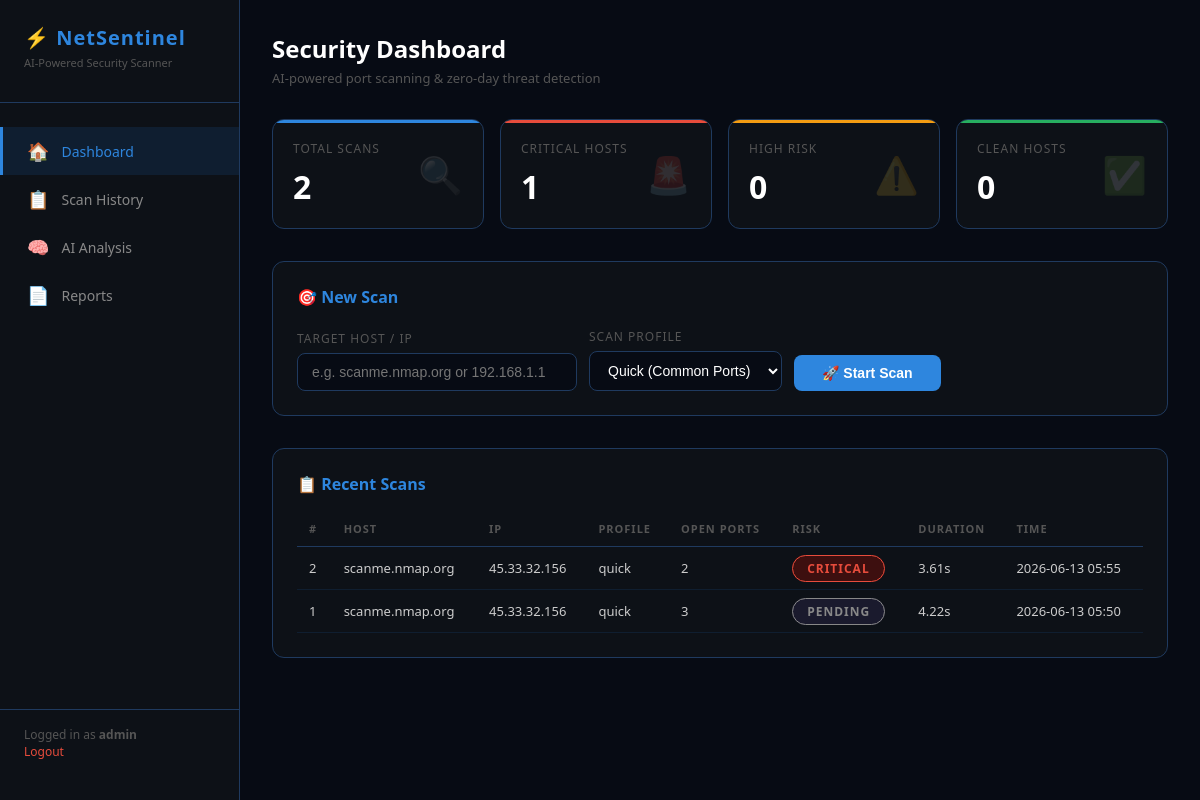
Page /dashboard (signed in) on the earlier database version.
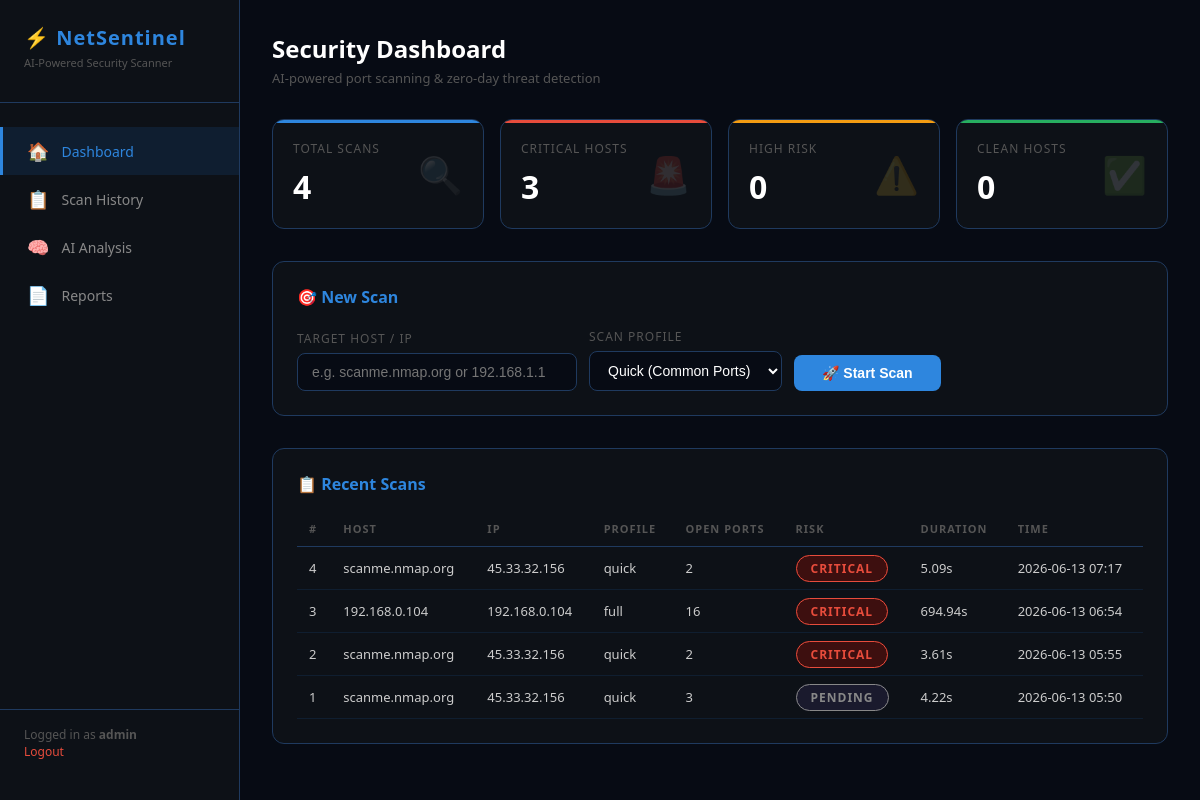
Same page on the later database version.
### app/auth/models.py (models this page shows, shortened)
class User(UserMixin, db.Model):
    id = db.Column(db.Integer, primary_key=True)
    username = db.Column(db.String(80), unique=True, nullable=False)
    email = db.Column(db.String(120), unique=True, nullable=False)
    password_hash = db.Column(db.String(255), nullable=False)

### app/scanner/models.py (models this page shows, shortened)
class ScanResult(db.Model):
    id = db.Column(db.Integer, primary_key=True)
    hostname = db.Column(db.String(255), nullable=False)
    ip = db.Column(db.String(50), nullable=False)
    profile = db.Column(db.String(50), nullable=False)
    scan_time = db.Column(db.DateTime, default=datetime.utcnow)
    duration = db.Column(db.Float)
    total_ports_scanned = db.Column(db.Integer)
    open_count = db.Column(db.Integer)
    open_ports = db.Column(db.Text)  # JSON string
    risk_score = db.Column(db.String(20), default='Pending')
    ai_summary = db.Column(db.Text, default=None)

### app/main/routes.py (the view)
@main.route('/')
@main.route('/dashboard')
@login_required
def dashboard():
    scans = ScanResult.query.order_by(ScanResult.scan_time.desc()).limit(20).all()
    return render_template('dashboard.html', scans=scans)

### app/auth/models.py (called while the page is built)
@login_manager.user_loader
def load_user(user_id):
    return User.query.get(int(user_id))

### app/templates/dashboard.html (shortened to what this page needs)
<!DOCTYPE html>
<html lang="en">
<head>
</head>
<body>
<div class="sidebar">
    <div class="logo">
        <h1>⚡ NetSentinel</h1>
        <p>AI-Powered Security Scanner</p>
    </div>
    <nav class="nav">
        <a href="#" class="active"><span>🏠</span> Dashboard</a>
        <a href="#history"><span>📋</span> Scan History</a>
        <a href="#"><span>🧠</span> AI Analysis</a>
        <a href="#"><span>📄</span> Reports</a>
    </nav>
    <div class="sidebar-footer">
        Logged in as <strong>{{ current_user.username }}</strong><br>
        <a href="{{ url_for('auth.logout') }}">Logout</a>
    </div>
</div>
<div class="main">
    <div class="page-header">
        <div>
            <h2>Security Dashboard</h2>
            <p>AI-powered port scanning & zero-day threat detection</p>
        </div>
    </div>
    <div class="stats-grid">
        <div class="stat-card blue">
            <div class="label">Total Scans</div>
            <div class="value">{{ scans|length }}</div>
            <div class="icon">🔍</div>
        </div>
        <div class="stat-card red">
            <div class="label">Critical Hosts</div>
            <div class="value">{{ scans|selectattr('risk_score', 'equalto', 'Critical')|list|length }}</div>
            <div class="icon">🚨</div>
        </div>
        <div class="stat-card yellow">
            <div class="label">High Risk</div>
            <div class="value">{{ scans|selectattr('risk_score', 'equalto', 'High')|list|length }}</div>
            <div class="icon">⚠️</div>
        </div>
        <div class="stat-card green">
            <div class="label">Clean Hosts</div>
            <div class="value">{{ scans|selectattr('risk_score', 'equalto', 'Low')|list|length }}</div>
            <div class="icon">✅</div>
        </div>
    </div>
    <div class="scan-panel">
        <h3>🎯 New Scan</h3>
        <div class="scan-form">
            <div class="form-group">
                <label>Target Host / IP</label>
                <input type="text" id="targetHost" placeholder="e.g. scanme.nmap.org or 192.168.1.1">
            </div>
            <div class="form-group">
                <label>Scan Profile</label>
                <select id="scanProfile">
                    <option value="quick">Quick (Common Ports)</option>
                </select>
            </div>
            <button class="btn-scan" id="scanBtn" onclick="startScan()">
                🚀 Start Scan
            </button>
        </div>
    </div>
    <div class="history-panel" id="history">
        <h3>📋 Recent Scans</h3>
        <table>
            <thead>
                <tr>
                    <th>#</th>
                    <th>Host</th>
                    <th>IP</th>
                    <th>Profile</th>
                    <th>Open Ports</th>
                    <th>Risk</th>
                    <th>Duration</th>
                    <th>Time</th>
                </tr>
            </thead>
            <tbody>
                {% for scan in scans %}
                <tr>
                    <td>{{ scan.id }}</td>
                    <td>{{ scan.hostname }}</td>
                    <td>{{ scan.ip }}</td>
                    <td>{{ scan.profile }}</td>
                    <td>{{ scan.open_count }}</td>
                    <td><span class="risk-badge risk-{{ scan.risk_score }}">{{ scan.risk_score }}</span></td>
                    <td>{{ scan.duration }}s</td>
                    <td>{{ scan.scan_time.strftime('%Y-%m-%d %H:%M') }}</td>
                </tr>
                {% else %}
                <tr><td colspan="8" style="text-align:center;color:#555;padding:32px">No scans yet. Run your first scan above!</td></tr>
                {% endfor %}
            </tbody>
        </table>
    </div>
</div>
</body>
</html>

### app/templates/dashboard.html (style rules this page uses)
* { margin: 0; padding: 0; box-sizing: border-box; }
body { background: #070b14; color: #e0e0e0; font-family: 'Segoe UI', sans-serif; min-height: 100vh; }
.sidebar { position: fixed; left: 0; top: 0; width: 240px; height: 100vh; background: #0d1117; border-right: 1px solid #1f3a5f; display: flex; flex-direction: column; padding: 24px 0; z-index: 100; }
.logo { padding: 0 24px 32px; border-bottom: 1px solid #1f3a5f; }
.logo h1 { font-size: 20px; color: #2e86de; font-weight: 700; letter-spacing: 1px; }
.logo p { font-size: 11px; color: #555; margin-top: 4px; }
.nav { padding: 24px 0; flex: 1; }
.nav a { display: flex; align-items: center; gap: 12px; padding: 12px 24px; color: #888; text-decoration: none; font-size: 14px; transition: all 0.2s; border-left: 3px solid transparent; }
.nav a:hover, .nav a.active { color: #2e86de; background: #0f1e30; border-left-color: #2e86de; }
.nav a span { font-size: 18px; }
.sidebar-footer { padding: 16px 24px; border-top: 1px solid #1f3a5f; font-size: 12px; color: #555; }
.sidebar-footer a { color: #e74c3c; text-decoration: none; }
.main { margin-left: 240px; padding: 32px; min-height: 100vh; }
.page-header { display: flex; justify-content: space-between; align-items: center; margin-bottom: 32px; }
.page-header h2 { font-size: 24px; color: #fff; }
.page-header p { font-size: 13px; color: #555; margin-top: 4px; }
.stats-grid { display: grid; grid-template-columns: repeat(4, 1fr); gap: 16px; margin-bottom: 32px; }
.stat-card { background: #0d1117; border: 1px solid #1f3a5f; border-radius: 12px; padding: 20px; position: relative; overflow: hidden; }
.stat-card::before { content: ''; position: absolute; top: 0; left: 0; width: 100%; height: 3px; }
.stat-card.blue::before { background: #2e86de; }
.stat-card.red::before { background: #e74c3c; }
.stat-card.yellow::before { background: #f39c12; }
.stat-card.green::before { background: #27ae60; }
.stat-card .label { font-size: 12px; color: #555; text-transform: uppercase; letter-spacing: 1px; margin-bottom: 8px; }
.stat-card .value { font-size: 32px; font-weight: 700; color: #fff; }
.stat-card .icon { position: absolute; right: 20px; top: 50%; transform: translateY(-50%); font-size: 36px; opacity: 0.15; }
.scan-panel { background: #0d1117; border: 1px solid #1f3a5f; border-radius: 12px; padding: 24px; margin-bottom: 32px; }
.scan-panel h3 { font-size: 16px; color: #2e86de; margin-bottom: 20px; display: flex; align-items: center; gap: 8px; }
.scan-form { display: flex; gap: 12px; align-items: flex-end; flex-wrap: wrap; }
.form-group { display: flex; flex-direction: column; gap: 6px; }
.form-group label { font-size: 12px; color: #555; text-transform: uppercase; letter-spacing: 1px; }
.form-group input, .form-group select { background: #070b14; border: 1px solid #1f3a5f; border-radius: 8px; color: #fff; padding: 10px 14px; font-size: 14px; outline: none; transition: border-color 0.2s; }
.form-group input { width: 280px; }
.btn-scan { background: #2e86de; color: #fff; border: none; border-radius: 8px; padding: 10px 28px; font-size: 14px; font-weight: 600; cursor: pointer; transition: background 0.2s; display: flex; align-items: center; gap: 8px; }
.risk-badge { padding: 4px 14px; border-radius: 20px; font-size: 12px; font-weight: 700; text-transform: uppercase; letter-spacing: 1px; }
.risk-Critical { background: #3d0f0f; color: #e74c3c; border: 1px solid #e74c3c; }
.risk-Pending { background: #1a1a2d; color: #888; border: 1px solid #888; }
.history-panel { background: #0d1117; border: 1px solid #1f3a5f; border-radius: 12px; padding: 24px; }
.history-panel h3 { font-size: 16px; color: #2e86de; margin-bottom: 16px; }
table { width: 100%; border-collapse: collapse; font-size: 13px; }
th { text-align: left; padding: 10px 12px; color: #555; text-transform: uppercase; letter-spacing: 1px; font-size: 11px; border-bottom: 1px solid #1f3a5f; }
td { padding: 12px; border-bottom: 1px solid #0f1e30; color: #ccc; }

Differences in the rows shown:
added ScanResult: id "4", hostname "scanme.nmap.org", ip "45.33.32.156", profile "quick", open_count "2", risk_score "CRITICAL", duration "5.09", scan_time "2026-06-13 07:17"
added ScanResult: id "3", hostname "192.168.0.104", ip "192.168.0.104", profile "full", open_count "16", risk_score "CRITICAL", duration "694.94", scan_time "2026-06-13 06:54"
Other differences:
{{ scans|length }}: "2" → "4"
{{ scans|selectattr('risk_score', 'equalto', 'Critical')|list|length }}: "1" → "3"
